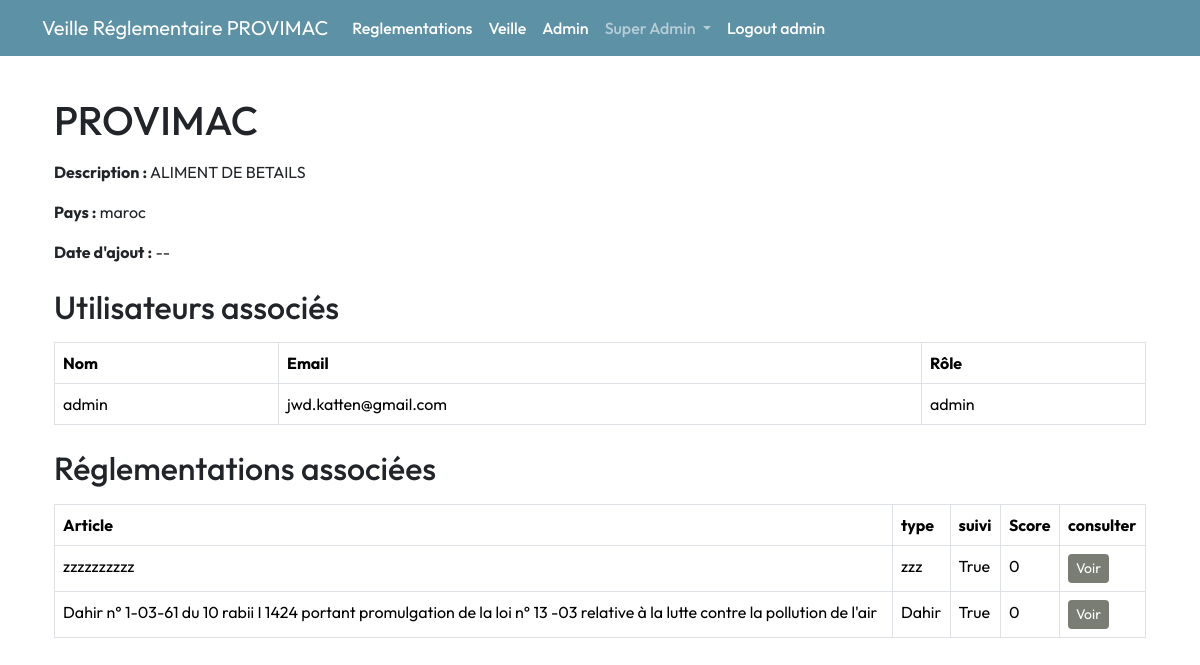
Before: /entreprise/1 (signed in) with the older database file.
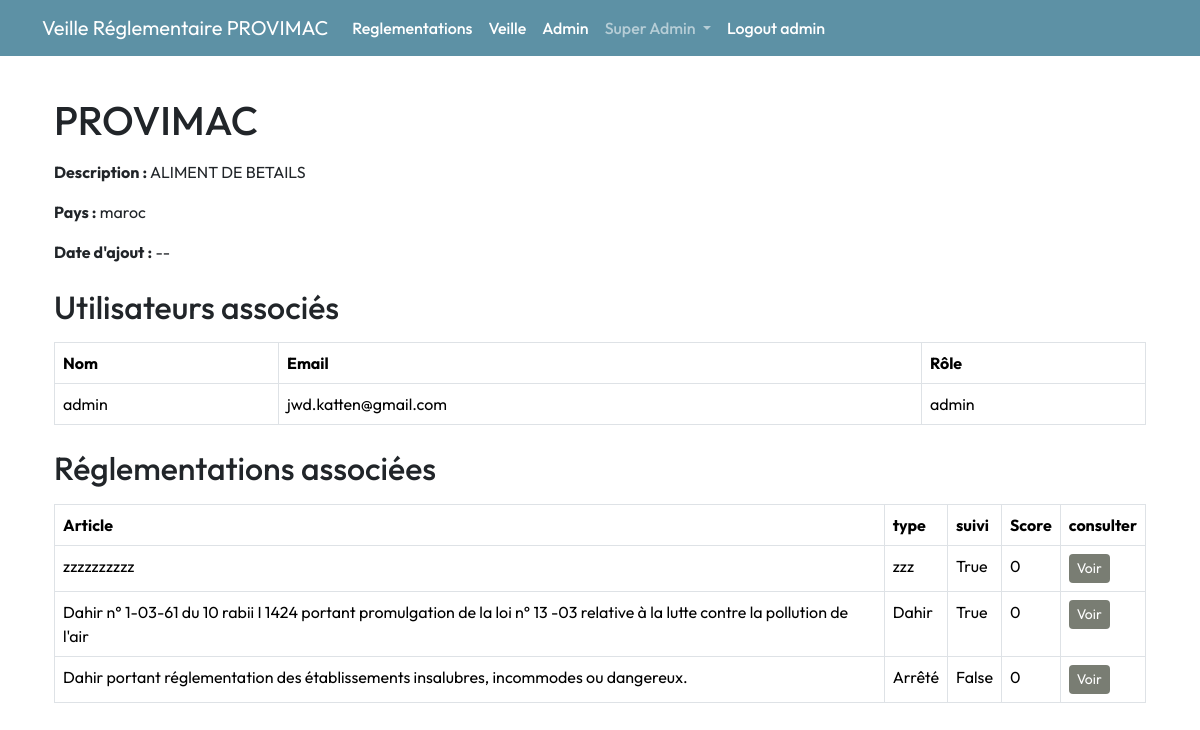
After: the same page with the newer database file.
### app/models.py (models this page shows, shortened)
class Entreprise(db.Model):
    __tablename__ = 'entreprise'
    id = db.Column(db.Integer, primary_key=True)
    nom = db.Column(db.String(100), nullable=False, unique=True )
    description = db.Column(db.Text, nullable=True)
    pays = db.Column(db.String(100), nullable=True)
    date_creation = db.Column(db.Date, nullable=True)
    utilisateurs = db.relationship('User', backref='entreprise', lazy=True,  cascade="all, delete-orphan")
    reglementations = db.relationship('EntrepriseReglementation', backref='entreprise', lazy=True,  cascade="all, delete-orphan")
    notifications = db.relationship('Notification', backref='entreprise', lazy=True)
    audits = db.relationship('Audit', backref='entreprise', lazy=True)
    secteurs = db.relationship('Secteur', secondary='entreprise_secteur', back_populates='entreprises',  cascade="all")

class User(db.Model, UserMixin):
    __tablename__ = 'utilisateur'
    id = db.Column(db.Integer, primary_key=True)
    name = db.Column(db.String(50), nullable=False, unique=True)
    email = db.Column(db.String(120), unique=True, nullable=False)
    role = db.Column(db.Enum(RoleUtilisateur), nullable=False)
    password_hash = db.Column(db.String(128), nullable=False)
    entreprise_id = db.Column(db.Integer, db.ForeignKey('entreprise.id'), nullable=True)

class EntrepriseReglementation(db.Model):
    __tablename__ = 'entreprise_reglementation'
    id = db.Column(db.Integer, primary_key=True)
    entreprise_id = db.Column(db.Integer, db.ForeignKey('entreprise.id'), nullable=False)
    reglementation_id = db.Column(db.Integer, db.ForeignKey('reglementation.id'), nullable=False)
    suivi = db.Column(db.Boolean, default=True, nullable=False)  # Permet de savoir si l'entreprise suit cette réglementation
    score = db.Column(db.Integer, default=0, nullable=True)
    reglementation = db.relationship('Reglementation', backref='entreprises_associees')

class Reglementation(db.Model):
    __tablename__ = 'reglementation'
    id = db.Column(db.Integer, primary_key=True)
    titre = db.Column(db.String(200), nullable=False, unique=True)
    type_texte = db.Column(db.String(100), nullable=False)
    date_publication = db.Column(db.Date, nullable=False)
    date_derniere_mise_a_jour = db.Column(db.Date, nullable=True)
    source = db.Column(db.String(200), nullable=False)
    langue = db.Column(db.String(50), nullable=True)
    secteurs=db.relationship('ReglementationSecteur', back_populates='reglementation', lazy=True)
    theme_id = db.Column(db.Integer, db.ForeignKey('theme.id'), nullable=False)
    sous_domaine_id = db.Column(db.Integer, db.ForeignKey('sous_domaine.id'), nullable=False)
    versions = db.relationship('VersionReglementation', backref='reglementation', lazy=True)
    articles = db.relationship('Article', backref='reglementation', lazy=True)

### app/routes/reglement.py (the view)
@bp.route('/entreprise/<int:entreprise_id>', methods=['GET'])
@login_required
def afficher_entreprise(entreprise_id):
    entreprise = Entreprise.query.filter_by(id=entreprise_id).first_or_404()
    utilisateurs = User.query.filter_by(entreprise_id=entreprise.id).all()
    return render_template(
        'entreprise/afficher_entreprise.html',
        entreprise=entreprise,
        utilisateurs=utilisateurs
    )

### app/templates/entreprise/afficher_entreprise.html
{% extends "layout.html" %}
{% block content %}
<div class="container mt-4">
    <h1 class="mb-3">{{ entreprise.nom }}</h1>
    <p><strong>Description :</strong> {{ entreprise.description }}</p>
    <p><strong>Pays :</strong> {{ entreprise.pays }}</p>
    <p><strong>Date d'ajout :</strong>
        {{ entreprise.date_creation.strftime('%d/%m/%Y') if entreprise.date_creation else '--' }}
    </p>
    <h2 class="mt-4">Utilisateurs associés</h2>
    {% if utilisateurs %}
    <table class="table table-bordered mt-3">
        <thead>
            <tr>
                <th>Nom</th>
                <th>Email</th>
                <th>Rôle</th>
            </tr>
        </thead>
        <tbody>
            {% for user in utilisateurs %}
            <tr>
                <td>{{ user.name }}</td>
                <td>{{ user.email }}</td>
                <td>{{ user.role.value}}</td>
            </tr>
            {% endfor %}
        </tbody>
    </table>
    {% else %}
    <p>Aucun utilisateur n'est associé à cette entreprise.</p>
    {% endif %}
    <h2 class="mt-4">Réglementations associées</h2>
    <table class="table table-bordered mt-3">
        <thead>
            <tr>
                <th>Article</th>
                <th>type</th>
                <th>suivi</th>
                <th>Score</th>
                <th>consulter</th>
            </tr>
        </thead>
        <tbody>
            {% for entreprise_reglementation in entreprise.reglementations %}
            <tr>
                <td>{{ entreprise_reglementation.reglementation.titre }}</td>
                <td>{{ entreprise_reglementation.reglementation.type_texte }}</td>
                <td>{{ entreprise_reglementation.suivi }}</td>
                <td>{{ entreprise_reglementation.score }}</td>
                <td>
                    <a href="{{ url_for('evaluation.afficher_evaluations', entreprise_id=entreprise.id,reglementation_id = entreprise_reglementation.reglementation.id ) }}"
                        class="btn btn-primary btn-sm">Voir</a>
                </td>
            </tr>
            {% endfor %}
        </tbody>
    </table>
</div>
{% endblock %}

### app/templates/layout.html (shortened to what this page needs)
<!DOCTYPE html>
<html lang="en">
  <head>
    <link
      href="https://cdn.jsdelivr.net/npm/bootstrap@5.3.3/dist/css/bootstrap.min.css"
      rel="stylesheet"
 />
    <link rel="stylesheet"
      href="{{ url_for('static', filename='main.css') }}" />
    <link rel="stylesheet"
      href="https://cdnjs.cloudflare.com/ajax/libs/font-awesome/6.0.0-beta3/css/all.min.css">
  </head>
  <body>
    {% if current_user.is_authenticated %}
    <header class="site-header sticky-top">
      <nav class="navbar navbar-expand-lg navbar-dark">
        <div class="container">
          <a class="navbar-brand" href="/">Veille Réglementaire
            {{current_user.entreprise.nom}}</a>
          <div class="collapse navbar-collapse" id="navbarToggle">
            <ul class="navbar-nav me-auto mb-2 mb-lg-0">
              <li class="nav-item">
                <a class="nav-link text-white"
                  href="{{ url_for('reglement.liste_reglementations') }}">
                  Reglementations
                </a>
              </li>
              <li class="nav-item">
                <a class="nav-link text-white"
                  href="{{ url_for('entreprise.afficher_entreprise', entreprise_id=current_user.entreprise_id) }}">
                  Veille
                </a>
              </li>
              <li class="nav-item">
                <a class="nav-link text-white"
                  href="{{ url_for('manager.liste_utilisateurs', entreprise_id=current_user.entreprise.id) }}">
                  Admin
                </a>
              </li>
              {% if current_user.is_authenticated and current_user.role.name ==
              'ADMIN' %}
              <li class="nav-item dropdown">
                <a
                  class="nav-link dropdown-toggle {{ 'active' if request.endpoint.startswith('ingredient.') else '' }}"
                  href="#" id=" entrepriseDropdown" role="button"
                  data-bs-toggle="dropdown" aria-expanded="false">
                  Super Admin
                </a>
              </li>
              {% endif %}
              <li class="nav-item">
                <a class="nav-link text-white"
                  href="{{ url_for('admin.logout') }}">Logout {{
                  current_user.role.value }}</a>
              </li>
            </ul>
          </div>
        </div>
      </nav>
    </header>
    {% endif %}
    <div class="container mt-3">{% include 'main/flash_msg.html' %} {%
      block content %}{% endblock %}</div>
    <link
      href="https://cdnjs.cloudflare.com/ajax/libs/select2/4.0.13/css/select2.min.css"
      rel="stylesheet" />
  </body>
</html>

### app/static/main.css (style rules this page uses)
:root { --nomai : #5d91a5; --vert : #797d73; --roze: #fc83cd33; --blue: #0b76b488; }
body { font-family: 'Outfit', sans-serif; }
.btn-primary { background-color: var(--vert) ; border: none; }
.navbar { background-color: var(--nomai); }
.nav-link { font-weight: 500; position: relative; border: none; }
@media (min-width: 768px) { .nav-link { font-size: 1rem; } }
@media (min-width: 768px) { .nav-link::before { content: ''; position: absolute; bottom: 0; left: 50%; transform: translatex(-50%); width: 0%; height: 2px; background-color: white; visibility: hidden; transition: 0.3s ease-in-out; } }
.btn { min-width: auto; }

Changed rows visible on the page:
added EntrepriseReglementation: reglementation.titre "Dahir portant réglementation des établissements insalubres, incommodes ou dangereux.", reglementation.type_texte "Arrêté", suivi "False", score "0"
